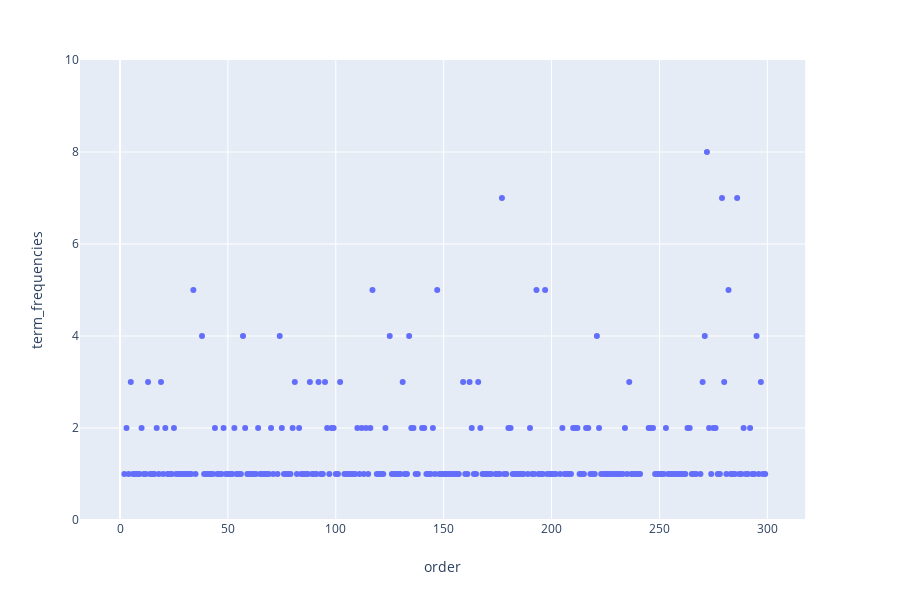

The code cell stored with this chart in its notebook:
### Markdown cell above
### >>> **Exercise 14 (take home):** 
The chart above contains all the vocabulary, and it's computationally intensive to both compute and visualize. Can you efficiently reduce the number of terms you want to visualize as an exercise.

### Code cell
# Answer here
term_f_range = (0,10)
df = pd.DataFrame( {'feature_names': x, 
                    'term_frequencies': y[1],
                    'order': order,
                    'charLen': x_charLen})
fig = px.scatter(df, x="order", y="term_frequencies", hover_name="feature_names",
                 range_y=term_f_range)
fig.show()

### Figure 1 — Plotly figure (JSON) as saved in the notebook; plotly's stock layout.template omitted (floating-point values rounded to 4 significant figures; data arrays with more than 128 entries replaced by an {"elided": "..."} marker saying what was removed)
{"data": [{"hoverlabel": {"namelength": 0}, "hovertemplate": "<b>%{hovertext}</b><br><br>order=%{x}<br>term_frequencies=%{y}", "hovertext": {"elided": "300 str values"}, "legendgroup": "", "marker": {"color": "#636efa", "symbol": "circle"}, "mode": "markers", "name": "", "showlegend": false, "type": "scatter", "x": {"elided": "300 int values"}, "xaxis": "x", "y": {"elided": "300 int values"}, "yaxis": "y"}], "layout": {"height": 600, "legend": {"tracegroupgap": 0}, "margin": {"t": 60}, "xaxis": {"anchor": "y", "domain": [0, 0.98], "title": {"text": "order"}}, "yaxis": {"anchor": "x", "domain": [0, 1], "range": [0, 10], "title": {"text": "term_frequencies"}}}}
